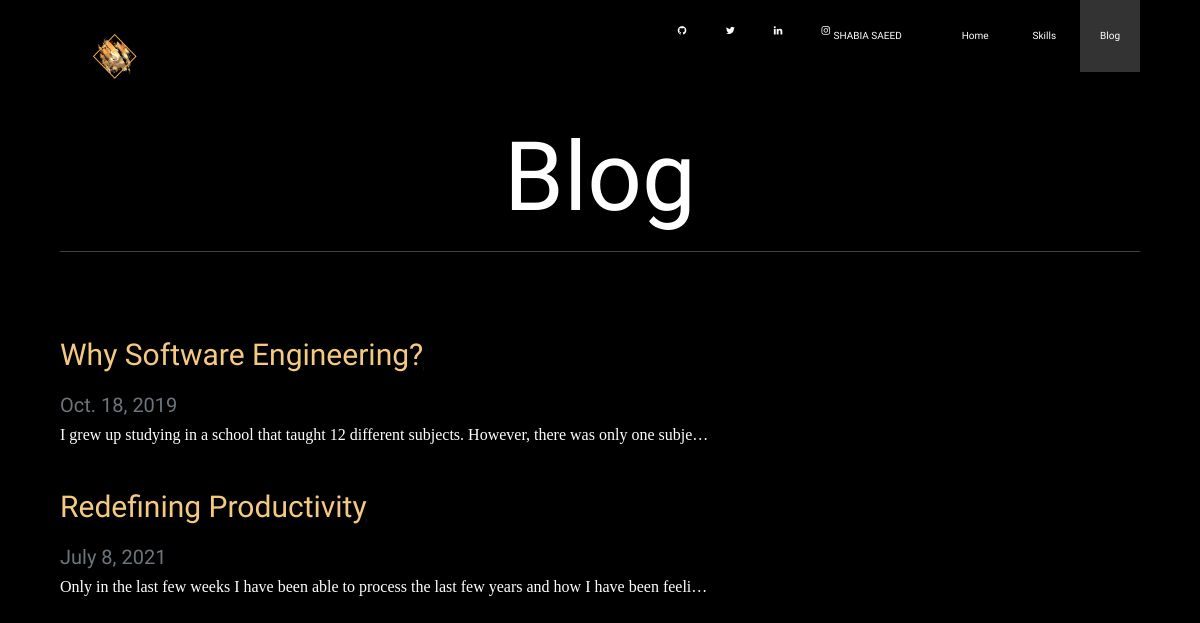
/blog/, run on an earlier commit of the app's database.
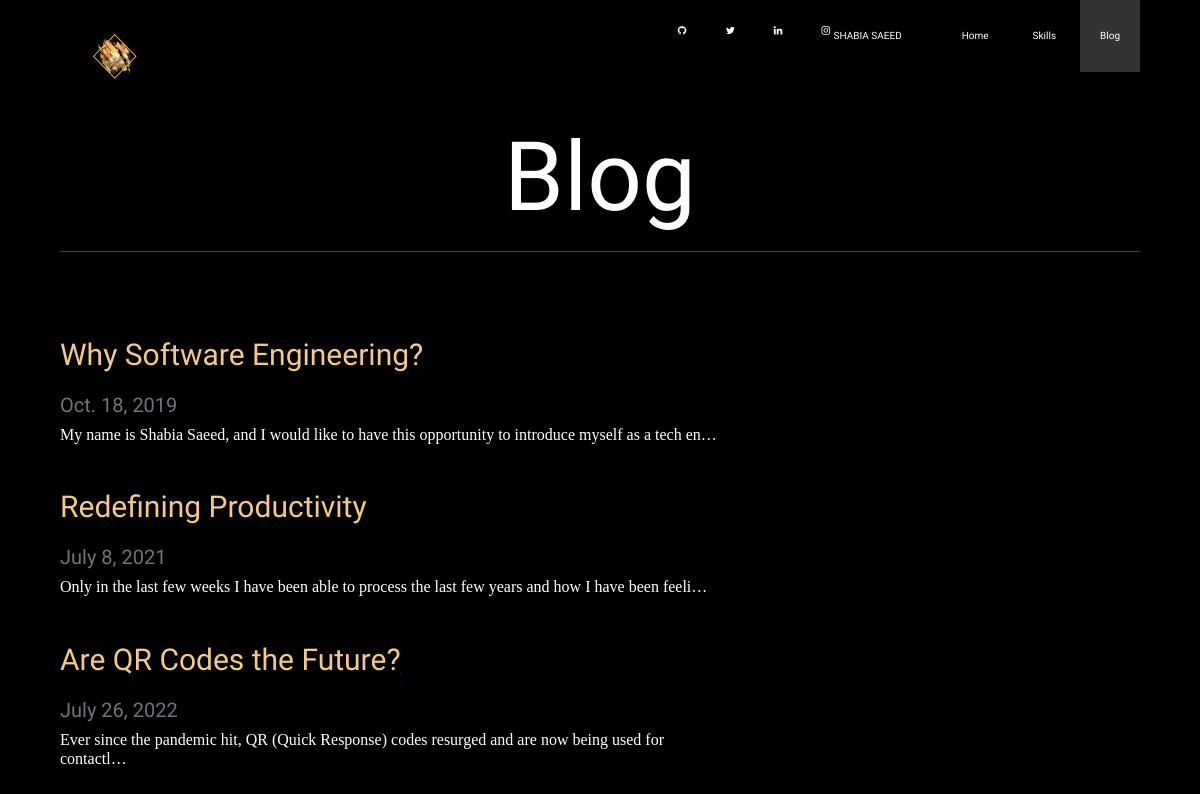
And on a later commit of the database.
### blog/models.py (models this page shows)
class Blog(models.Model):
    title= models.CharField(max_length=200)
    description= models.TextField()
    date= models.DateField()

### blog/views.py (the view)
# urls.py: path('', views.all_blogs, name='all_blogs'),
def all_blogs(request):
    blogs = Blog.objects.all()
    return render(request, 'blog/all_blogs.html', {'blogs':blogs})

### blog/templates/blog/all_blogs.html (shortened to what this page needs)
{%  extends 'portfolio/base.html' %}
{% block nav_item_blog %}active{% endblock nav_item_blog %}
{% block content %}
<h1 id="blogtitle" class="font-weight-bold text-center">Blog</h1>
<hr>
<br>
{% for blog in blogs %}
<div class="row justify-content-left my-3">
<div class="col-md-10">
    <br>
<a href="{% url 'blog:detail' blog.id %}"><p style="color:#f4c981;font-size:30px">{{ blog.title }}</p></a>
<h5 class="text-muted">{{ blog.date }}</h5>
<h6 style="font-family: Serif">{{ blog.description|truncatechars:100 }}</h6>
{% endfor %}
{% endblock %}

What changed in the data, as far as the page shows it:
changed Blog "Why Software Engineering?": description "I grew up studying in a school that taught 12 different subjects. However, there was only one subje…" → "My name is Shabia Saeed, and I would like to have this opportunity to introduce myself as a tech en…"
added Blog: title "Are QR Codes the Future?", date "July 26, 2022", description "Ever since the pandemic hit, QR (Quick Response) codes resurged and are now being used for contactl…"
